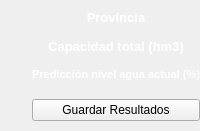
         <widget class="QWidget" name="divAbajo" native="true">
          <layout class="QGridLayout" name="gridLayout_5">
           <property name="leftMargin">
            <number>0</number>
           </property>
           <property name="topMargin">
            <number>0</number>
           </property>
           <property name="rightMargin">
            <number>0</number>
           </property>
           <property name="bottomMargin">
            <number>0</number>
           </property>
           <property name="spacing">
            <number>0</number>
           </property>
           <item row="0" column="1">
            <widget class="QWidget" name="widget_20" native="true">
             <property name="maximumSize">
              <size>
               <width>300</width>
               <height>16777215</height>
              </size>
             </property>
             <layout class="QGridLayout" name="gridLayout_4">
              <property name="leftMargin">
               <number>0</number>
              </property>
              <property name="topMargin">
               <number>0</number>
              </property>
              <property name="rightMargin">
               <number>0</number>
              </property>
              <property name="bottomMargin">
               <number>0</number>
              </property>
              <property name="spacing">
               <number>0</number>
              </property>
              <item row="0" column="0">
               <layout class="QVBoxLayout" name="verticalLayout_17">
                <property name="spacing">
                 <number>0</number>
                </property>
                <property name="topMargin">
                 <number>10</number>
                </property>
                <property name="bottomMargin">
                 <number>10</number>
                </property>
                <item>
                 <widget class="QWidget" name="boardNombre_2" native="true">
                  <layout class="QVBoxLayout" name="verticalLayout_16">
                   <property name="spacing">
                    <number>0</number>
                   </property>
                   <property name="leftMargin">
                    <number>0</number>
                   </property>
                   <property name="topMargin">
                    <number>0</number>
                   </property>
                   <property name="rightMargin">
                    <number>0</number>
                   </property>
                   <property name="bottomMargin">
                    <number>0</number>
                   </property>
                   <item>
                    <widget class="QWidget" name="boardProvincia_2" native="true">
                     <layout class="QHBoxLayout" name="horizontalLayout_10">
                      <property name="spacing">
                       <number>0</number>
                      </property>
                      <property name="leftMargin">
                       <number>0</number>
                      </property>
                      <property name="topMargin">
                       <number>0</number>
                      </property>
                      <property name="rightMargin">
                       <number>0</number>
                      </property>
                      <property name="bottomMargin">
                       <number>0</number>
                      </property>
                      <item>
                       <layout class="QVBoxLayout" name="verticalLayout_11">
                        <property name="spacing">
                         <number>0</number>
                        </property>
                        <item>
                         <widget class="QLabel" name="label_6">
                          <property name="font">
                           <font>
                            <pointsize>10</pointsize>
                            <weight>75</weight>
                            <bold>true</bold>
                           </font>
                          </property>
                          <property name="styleSheet">
                           <string notr="true">color: rgb(255, 255, 255);</string>
                          </property>
                          <property name="text">
                           <string>Provincia</string>
                          </property>
                          <property name="alignment">
                           <set>Qt::AlignCenter</set>
                          </property>
                         </widget>
                        </item>
                        <item>
                         <widget class="QLabel" name="txtProvinciaLasso">
                          <property name="font">
                           <font>
                            <pointsize>9</pointsize>
                           </font>
                          </property>
                          <property name="styleSheet">
                           <string notr="true">color: rgb(255, 255, 255);</string>
                          </property>
                          <property name="text">
                           <string/>
                          </property>
                          <property name="alignment">
                           <set>Qt::AlignCenter</set>
                          </property>
                         </widget>
                        </item>
                       </layout>
                      </item>
                     </layout>
                    </widget>
                   </item>
                  </layout>
                 </widget>
                </item>
                <item>
                 <widget class="QWidget" name="boardCapacidadLasso" native="true">
                  <layout class="QHBoxLayout" name="horizontalLayout_11">
                   <property name="spacing">
                    <number>0</number>
                   </property>
                   <property name="leftMargin">
                    <number>0</number>
                   </property>
                   <property name="topMargin">
                    <number>0</number>
                   </property>
                   <property name="rightMargin">
                    <number>0</number>
                   </property>
                   <property name="bottomMargin">
                    <number>0</number>
                   </property>
                   <item>
                    <layout class="QVBoxLayout" name="verticalLayout_12">
                     <property name="spacing">
                      <number>0</number>
                     </property>
                     <item>
                      <widget class="QLabel" name="label_8">
                       <property name="font">
                        <font>
                         <pointsize>10</pointsize>
                         <weight>75</weight>
                         <bold>true</bold>
                        </font>
                       </property>
                       <property name="styleSheet">
                        <string notr="true">color: rgb(255, 255, 255);</string>
                       </property>
                       <property name="text">
                        <string>Capacidad total (hm3)</string>
                       </property>
                       <property name="alignment">
                        <set>Qt::AlignCenter</set>
                       </property>
                      </widget>
                     </item>
                     <item>
                      <widget class="QLabel" name="txtCapacidadEmbalseLasso">
                       <property name="font">
                        <font>
                         <pointsize>9</pointsize>
                        </font>
                       </property>
                       <property name="styleSheet">
                        <string notr="true">color: rgb(255, 255, 255);</string>
                       </property>
                       <property name="text">
                        <string/>
                       </property>
                       <property name="alignment">
                        <set>Qt::AlignCenter</set>
                       </property>
                      </widget>
                     </item>
                    </layout>
                   </item>
                  </layout>
                 </widget>
                </item>
                <item>
                 <widget class="QWidget" name="boardReservaLasso" native="true">
                  <layout class="QHBoxLayout" name="horizontalLayout_12">
                   <property name="spacing">
                    <number>0</number>
                   </property>
                   <property name="leftMargin">
                    <number>0</number>
                   </property>
                   <property name="topMargin">
                    <number>0</number>
                   </property>
                   <property name="rightMargin">
                    <number>0</number>
                   </property>
                   <property name="bottomMargin">
                    <number>0</number>
                   </property>
                   <item>
                    <layout class="QVBoxLayout" name="verticalLayout_13">
                     <property name="spacing">
                      <number>0</number>
                     </property>
                     <item>
                      <widget class="QLabel" name="label_10">
                       <property name="font">
                        <font>
                         <pointsize>8</pointsize>
                         <weight>75</weight>
                         <bold>true</bold>
                        </font>
                       </property>
                       <property name="styleSheet">
                        <string notr="true">color: rgb(255, 255, 255);</string>
                       </property>
                       <property name="text">
                        <string>Predicción nivel agua actual (%)</string>
                       </property>
                       <property name="alignment">
                        <set>Qt::AlignCenter</set>
                       </property>
                      </widget>
                     </item>
                     <item>
                      <widget class="QLabel" name="txtReservaActualLasso">
                       <property name="font">
                        <font>
                         <pointsize>12</pointsize>
                        </font>
                       </property>
                       <property name="styleSheet">
                        <string notr="true">color: rgb(255, 255, 255);</string>
                       </property>
                       <property name="text">
                        <string/>
                       </property>
                       <property name="alignment">
                        <set>Qt::AlignCenter</set>
                       </property>
                      </widget>
                     </item>
                    </layout>
                   </item>
                  </layout>
                 </widget>
                </item>
                <item>
                 <widget class="QPushButton" name="btnGuardarLasso">
                  <property name="cursor">
                   <cursorShape>PointingHandCursor</cursorShape>
                  </property>
                  <property name="text">
                   <string>Guardar Resultados</string>
                  </property>
                 </widget>
                </item>
               </layout>
              </item>
             </layout>
            </widget>
           </item>
           <item row="0" column="0">
            <widget class="QWidget" name="mapaLasso" native="true"/>
           </item>
          </layout>
         </widget>
